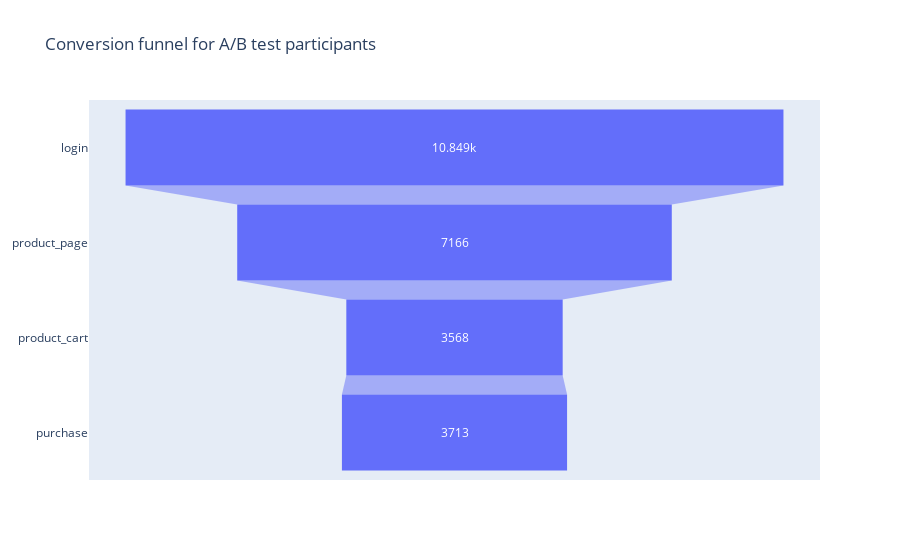

Here is the notebook cell this chart was saved with:
### Code cell
#UPDATED FUNNEL
fig = go.Figure(go.Funnel(x=upd_funnel['user_id'], y=upd_funnel['event_name']))
fig.update_layout(title='Conversion funnel for A/B test participants')
fig.show()

### Figure 1 — Plotly figure (JSON) as saved in the notebook; plotly's stock layout.template omitted (floating-point values rounded to 4 significant figures)
{"data": [{"type": "funnel", "x": [10849, 7166, 3568, 3713], "y": ["login", "product_page", "product_cart", "purchase"]}], "layout": {"title": {"text": "Conversion funnel for A/B test participants"}}}
